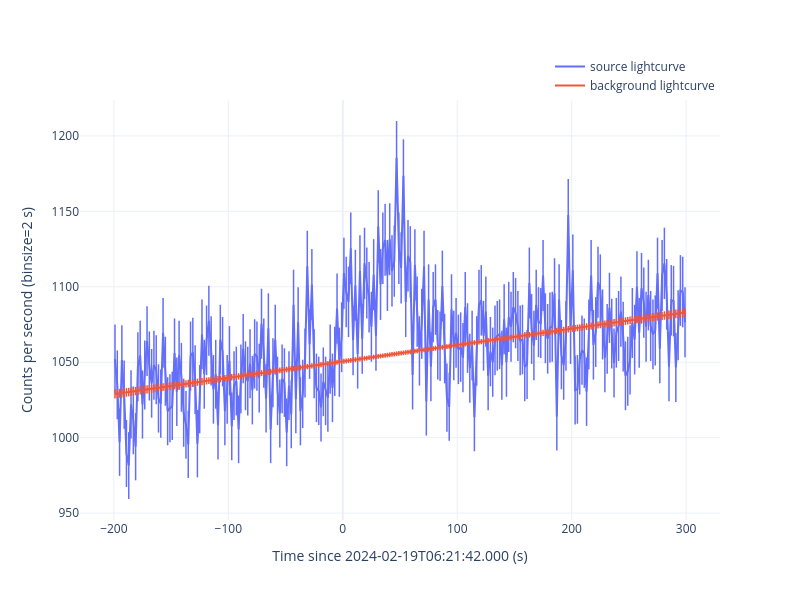

The notebook cell saved with this chart:
### Code cell
gbm_tte.lc_binsize = 2
gbm_tte.extract_curve(savepath='./curve/n9', show=True)

### Figure 1 — Plotly figure (JSON) as saved in the notebook; plotly's stock layout.template omitted (floating-point values rounded to 4 significant figures; data arrays with more than 128 entries replaced by an {"elided": "..."} marker saying what was removed)
{"data": [{"error_y": {"array": {"elided": "250 float values"}, "thickness": 1.5, "type": "data", "width": 0}, "marker": {"size": 0, "symbol": "cross-thin"}, "mode": "lines+markers", "name": "source lightcurve", "showlegend": true, "type": "scatter", "x": {"elided": "250 float values"}, "y": {"elided": "250 float values"}}, {"error_y": {"array": {"elided": "250 float values"}, "thickness": 1.5, "type": "data", "width": 0}, "marker": {"size": 0, "symbol": "cross-thin"}, "mode": "lines+markers", "name": "background lightcurve", "showlegend": true, "type": "scatter", "x": {"elided": "250 float values"}, "y": {"elided": "250 float values"}}], "layout": {"height": 600, "legend": {"x": 1, "xanchor": "right", "y": 1, "yanchor": "bottom"}, "width": 800, "xaxis": {"title": {"text": "Time since 2024-02-19T06:21:42.000 (s)"}}, "yaxis": {"title": {"text": "Counts per second (binsize=2 s)"}}}}
